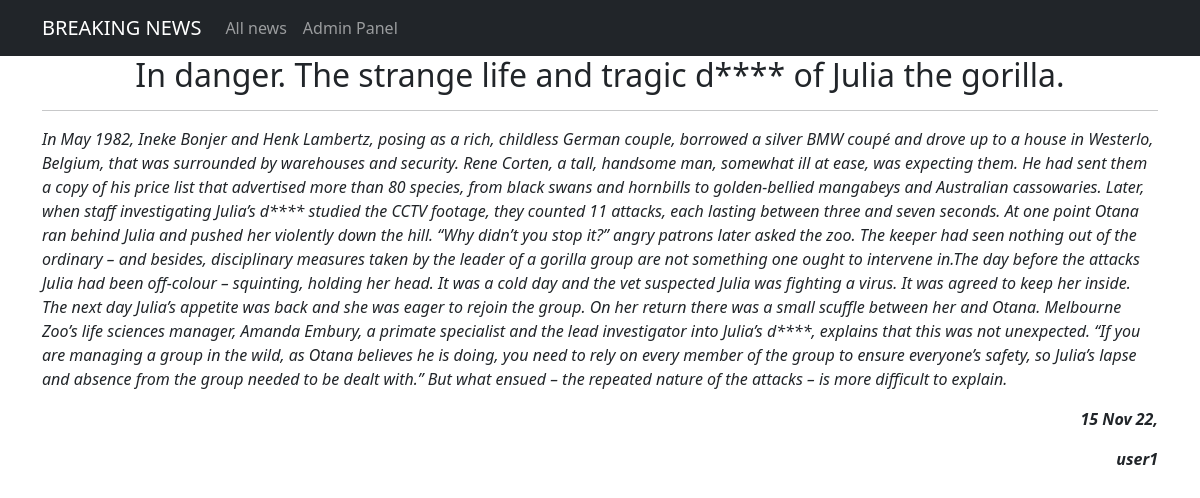
Screenshot of /news/1 with the database file from the repository.
### newsportal/models.py (models this page shows, shortened)
class Post(models.Model):
    author = models.ForeignKey(Author, on_delete=models.CASCADE)
    type = models.CharField(max_length=2, choices=TYPES, default=news)
    published_date = models.DateTimeField(auto_now_add=True)
    post_title = models.CharField(max_length=100)
    post_text = models.TextField()
    category = models.ManyToManyField(Category, through="PostCategory")
    post_rating = models.IntegerField(default=0)

class Author(models.Model):
    author_rating = models.IntegerField(default=0)
    user = models.OneToOneField(User, on_delete=models.CASCADE)

### newsportal/views.py (the view)
# urls.py: path('<int:pk>', PostDetail.as_view()),
class PostDetail(DetailView):
    model = Post
    template_name = 'post.html'
    context_object_name = 'post'

### newsportal/templatetags/custom_filters.py (called while the page is built)
@register.filter()
def censor(text):
    wordstocensor = ['fool', 'death', 'suffer']
    text = re.split('(\W+)', text)
    for i, j in enumerate(text):
        for k in wordstocensor:
            if k in j.lower():
                text[i] = text[i][0] + '*'*(len(text[i]) - 1)
    return ''.join(text)

### templates/post.html (shortened to what this page needs)
<!DOCTYPE html>
{% extends 'flatpages/default.html' %}
{% load custom_filters %}
{% block content %}
<h2>{{ post.post_title|censor }}</h2>
<hr>
<p style="text-align: left;"><em>{{ post.post_text|censor }}</em></p>
<p style="text-align: right;"><em><strong>{{ post.published_date|date:'d M y' }},</strong></em></p>
<p style="text-align: right;"><em><strong>{{ post.author.user.username }}</strong></em></p>
{% endblock content%}

### rows the page displays
Post: post_title|censor "In danger. The strange life and tragic d**** of Julia the gorilla.", post_text|censor "In May 1982, Ineke Bonjer and Henk Lambertz, posing as a rich, childless German couple, borrowed a silver BMW coupé and drove up to a house in Westerlo, Belgium, that was surrounded by warehouses and security. Rene Corten, a tall, handsome man, somewhat ill at ease, was expecting them. He had sent them a copy of his price list that advertised more than 80 species, from black swans and hornbills to golden-bellied mangabeys and Australian cassowaries. Later, when staff investigating Julia’s d**** studied the CCTV footage, they counted 11 attacks, each lasting between three and seven seconds. At one point Otana ran behind Julia and pushed her violently down the hill. “Why didn’t you stop it?”…", published_date "15 Nov 22", author.user.username "user1"
